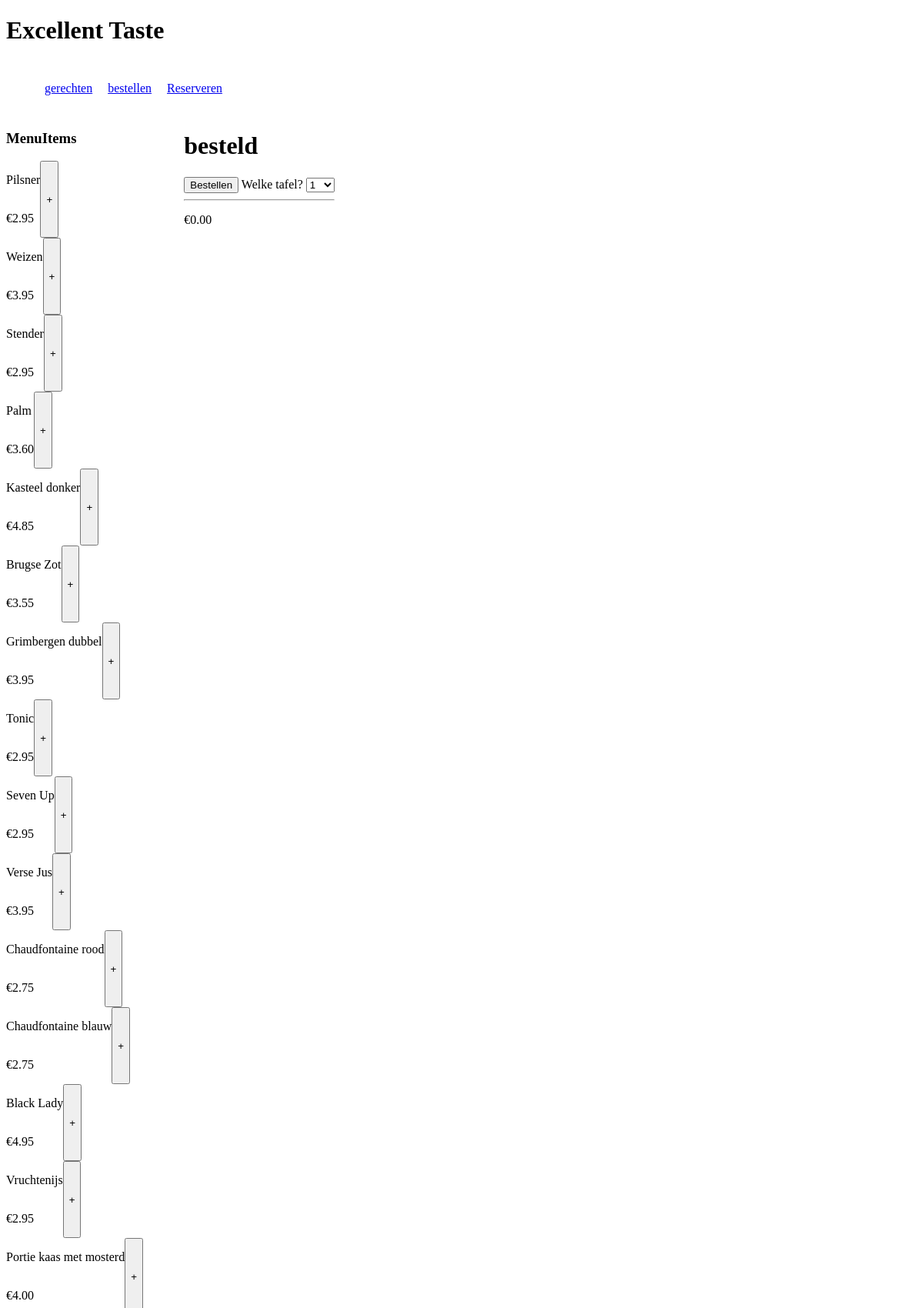
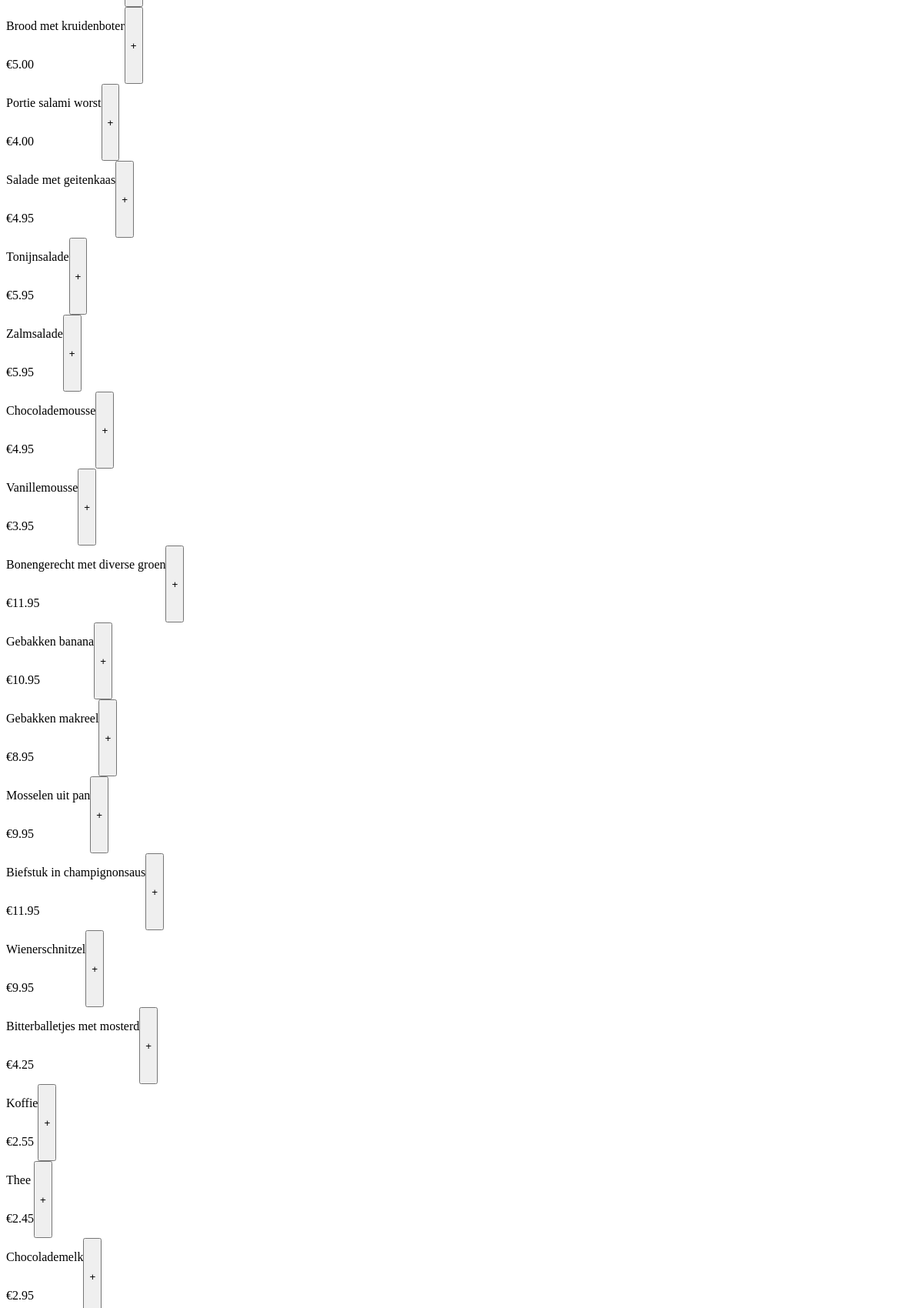
Screenshot of /index.php?con=orders (upper part) with the database file from the repository (2 pictures, top to bottom).
### tables this page shows
CREATE TABLE `menuitem` (
  `subgerechtcode` varchar(4) NOT NULL,
  `menuitemcode` varchar(4) NOT NULL,
  `menuitemnaam` varchar(30) NOT NULL,
  `prijs` decimal(5,2) NOT NULL
);

### index.php (called while the page is built, shortened)
<?php
$controller = new MainController();
$controller->handleRequest();
?>

### model/OrdersLogic.php (called while the page is built, shortened)
<?php
require_once 'model/DataHandler.php';
class OrdersLogic {
    public function __construct(){
        $this->DataHandler = new DataHandler("localhost", "mysql", "excellenttaste", "root", "");
    }
    public function readAllDishes(){
        $sql = "SELECT * from menuitem";
        $data = $this->DataHandler->readAllData($sql);
        $data->setFetchMode(PDO::FETCH_ASSOC);
        $result = $data->fetchAll();
        foreach ($result as $row) {
            $subgerechtcode = $row['subgerechtcode'];
            $sql_gerecht = "SELECT gerechtcode from subgerecht WHERE subgerechtcode = '" . $subgerechtcode . "'";
            $data_gerecht = $this->DataHandler->readAllData($sql_gerecht);
            $data_gerecht->setFetchMode(PDO::FETCH_ASSOC);
            $result_gerecht = $data_gerecht->fetchAll();
            foreach ($result_gerecht as $row){
                $gerecht = [];
                foreach ($row as $key => $value) {
                    $gerecht = $value;
                }
            }
        }
        return array($result, $gerecht);
    }
}
?>

### model/DataHandler.php (called while the page is built, shortened)
<?php
class DataHandler{
	public function __construct($host, $dbdriver, $dbname, $username, $password)
	{
		$this->host = $host;
		$this->dbdriver = $dbdriver;
		$this->dbname = $dbname;
		$this->username = $username;
		$this->password = $password;
		try {
			$this->dbh = new PDO("$this->dbdriver:host=$this->host;dbname=$this->dbname", $this->username, $this->password);
			$this->dbh->setAttribute(PDO::ATTR_ERRMODE, PDO::ERRMODE_EXCEPTION);
			return true;
		} catch (PDOException $e) {
			echo "Connection with ".$this->dbdriver." failed: ".$e->getMessage();
		}
	}
	public function readAllData($sql){
		return $this->dbh->query($sql,PDO::FETCH_ASSOC);
	}
}
?>

### model/Display.php (the view, shortened to what this page needs)
<?php
class Display{
    public function createTableAllDishes($data){
        $result = $data[0];
        $dishType = $data[1];
        $appetizers = '';
        foreach ($result as $row) {
            $item = '<div class="item flex-row">';
            $item .= '<div class="item flex-column">';
            $item .= '<p class="name" id="' . $row['prijs'] . '">' . $row['menuitemnaam'] . '</p>';
            $item .= '<p class="cost"> €' . $row['prijs'] . '</p>';
            $item .= '</div>';
            $item .= '<button class="small_button" onclick="order(this)">+</button>';
            $item .= '</div>';
            switch ($dishType) {
                case "vog":
                    $appetizers .= $item;
                    break;
            }
        }
        $html = "<h3> MenuItems </h3>";
        $html .= $appetizers;
        return $html;
    }
}
?>

### view/assets/style.css (style rules this page uses)
.flex-row { display: flex; flex-direction: row; }
.flex-column { display: flex; flex-direction: column; }

### rows the page displays
menuitem: menuitemnaam "Pilsner", prijs "2.95"
menuitem: menuitemnaam "Weizen", prijs "3.95"
menuitem: menuitemnaam "Stender", prijs "2.95"
menuitem: menuitemnaam "Palm", prijs "3.60"
menuitem: menuitemnaam "Kasteel donker", prijs "4.85"
menuitem: menuitemnaam "Brugse Zot", prijs "3.55"
menuitem: menuitemnaam "Grimbergen dubbel", prijs "3.95"
menuitem: menuitemnaam "Tonic", prijs "2.95"
menuitem: menuitemnaam "Seven Up", prijs "2.95"
menuitem: menuitemnaam "Verse Jus", prijs "3.95"
menuitem: menuitemnaam "Chaudfontaine rood", prijs "2.75"
menuitem: menuitemnaam "Chaudfontaine blauw", prijs "2.75"
menuitem: menuitemnaam "Black Lady", prijs "4.95"
menuitem: menuitemnaam "Vruchtenijs", prijs "2.95"
menuitem: menuitemnaam "Portie kaas met mosterd", prijs "4.00"
menuitem: menuitemnaam "Brood met kruidenboter", prijs "5.00"
menuitem: menuitemnaam "Portie salami worst", prijs "4.00"
menuitem: menuitemnaam "Salade met geitenkaas", prijs "4.95"
menuitem: menuitemnaam "Tonijnsalade", prijs "5.95"
menuitem: menuitemnaam "Zalmsalade", prijs "5.95"
menuitem: menuitemnaam "Chocolademousse", prijs "4.95"
menuitem: menuitemnaam "Vanillemousse", prijs "3.95"
menuitem: menuitemnaam "Bonengerecht met diverse groen", prijs "11.95"
menuitem: menuitemnaam "Gebakken banana", prijs "10.95"
menuitem: menuitemnaam "Gebakken makreel", prijs "8.95"
menuitem: menuitemnaam "Mosselen uit pan", prijs "9.95"
menuitem: menuitemnaam "Biefstuk in champignonsaus", prijs "11.95"
menuitem: menuitemnaam "Wienerschnitzel", prijs "9.95"
menuitem: menuitemnaam "Bitterballetjes met mosterd", prijs "4.25"
menuitem: menuitemnaam "Koffie", prijs "2.55"
menuitem: menuitemnaam "Thee", prijs "2.45"
menuitem: menuitemnaam "Chocolademelk", prijs "2.95"
